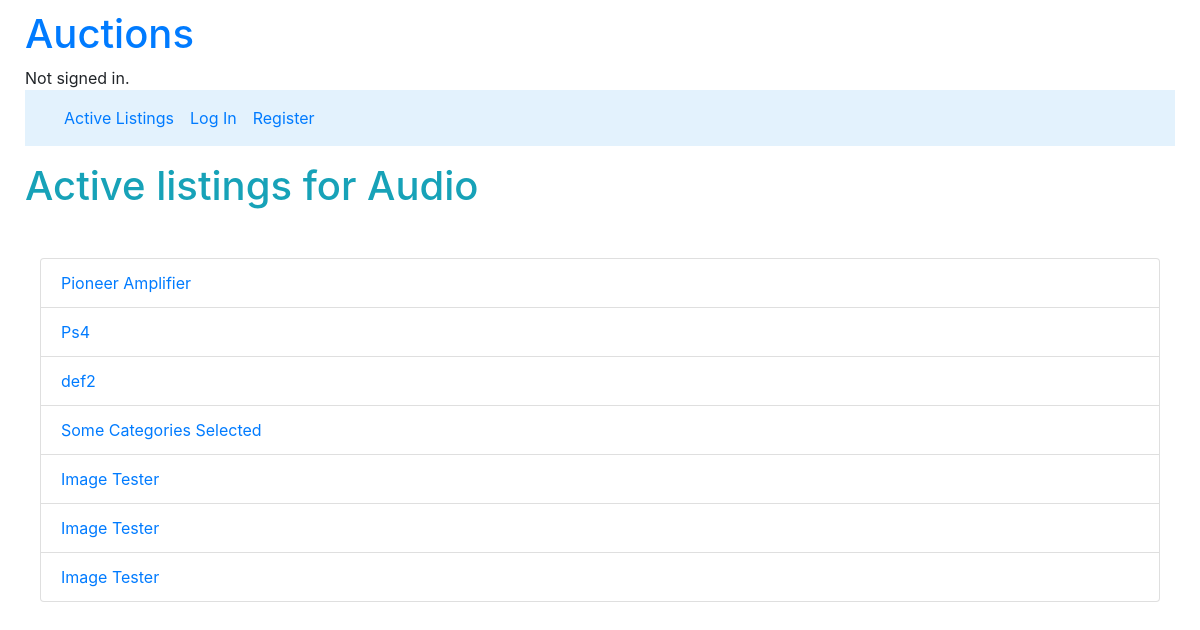
/categories/7, run on an earlier commit of the app's database.
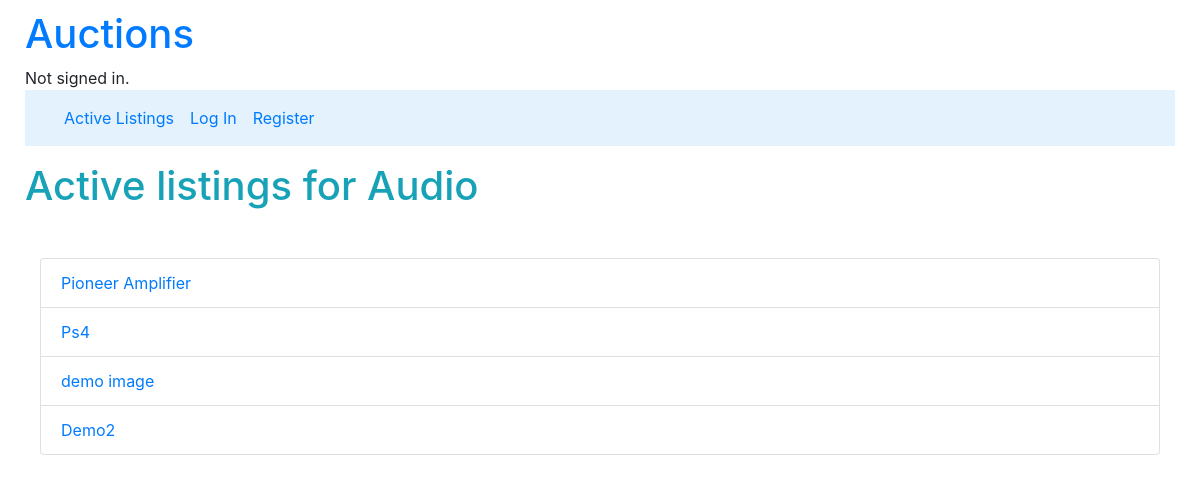
And on a later commit of the database.
### auctions/models.py (models this page shows, shortened)
class Listing(models.Model):
    title = models.CharField(max_length= 30)
    description = models.CharField(max_length= 200)
    creator = models.ForeignKey(User, on_delete=models.CASCADE, related_name="user", null=True)
    bid = models.ManyToManyField("Bid", related_name="current_bid", null=True)
    bidders = models.ManyToManyField(User, blank=True, related_name="buyers")
    pub_date = models.DateField(default=date.today)
    mod_date = models.DateField(default=date.today)
    comments = models.ManyToManyField("Comment", related_name="listing_comments", null=True, blank=True)
    category = models.ManyToManyField("Category", related_name="listing_category", null=True)
    active = models.BooleanField(default=True)
    winner = models.ForeignKey(User, on_delete=models.CASCADE, related_name="sold", null=True)
    listing_image = models.ImageField(null=True, blank=True, upload_to="Images/listings_pics")

### auctions/views.py (the view)
# urls.py: path("categories/<int:category_id>", views.filtered_category_view, name="filtered"),
def filtered_category_view(request, category_id):
    category_name = Category.objects.get(pk=category_id)
    Category_listings = Listing.objects.filter(category=category_name)
    return render(request, "auctions/filtered.html", {"listings": Category_listings,
    "category": category_name})

### auctions/templates/auctions/filtered.html (shortened to what this page needs)
{% extends "auctions/layout.html" %}
{% block body %}
    <h1 class="display mb-5 mt-3 text-info">Active listings for {{category.name}}</h1>
    <div class="container-fluid">
        <ul class="list-group">
            {% for listing in listings %}
                <li class="list-group-item"><a href="{% url 'listings' listing.id %}">{{listing.title}}</a></li>
            {% empty %}
                <li class="list-group-item">No Listings for this category</li>
            {% endfor %}
        </ul>
    </div>
{% endblock %}

What changed in the data, as far as the page shows it:
removed Listing: title "def2"
removed Listing: title "Some Categories Selected"
removed Listing: title "Image Tester"
removed Listing: title "Image Tester"
removed Listing: title "Image Tester"
added Listing: title "demo image"
added Listing: title "Demo2"
